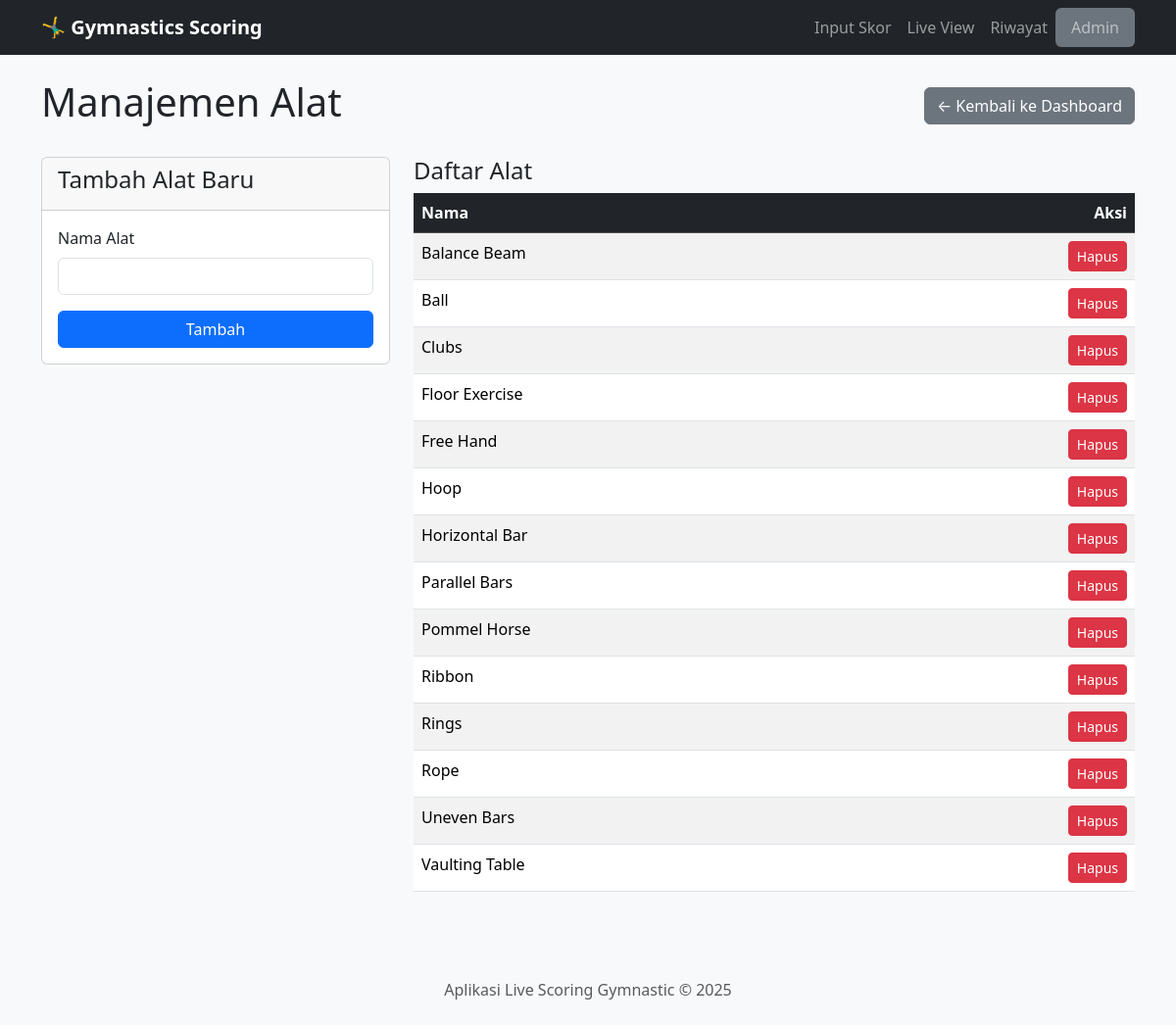
/admin/manage/alat, run on an earlier commit of the app's database.
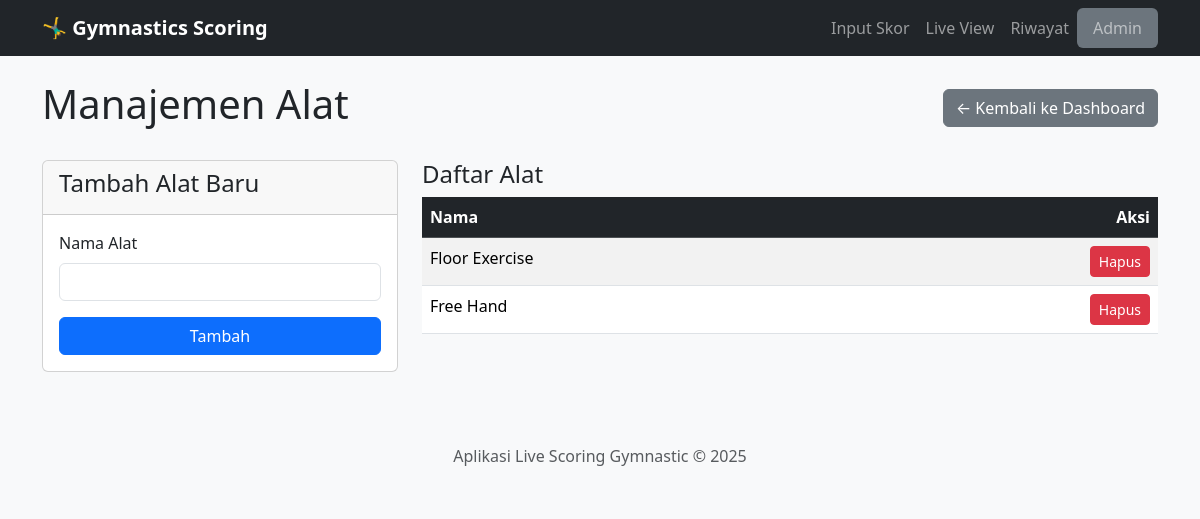
And on a later commit of the database.
### app.py (models this page shows)
class Alat(db.Model):
    id = db.Column(db.Integer, primary_key=True)
    nama = db.Column(db.String(100), unique=True, nullable=False)

### app.py (the view, shortened to what this page needs)
@app.route('/admin/manage/<master_type>', methods=['GET', 'POST'])
def admin_manage_generic(master_type):
    model_map = get_model_map()
    if master_type not in model_map: return "Tipe data tidak valid", 404
    config = model_map[master_type]
    Model = config['model']
    items = Model.query.order_by(Model.nama).all()
    return render_template('admin_manage_generic.html', items=items, config=config, master_type=master_type)

### app.py (called while the page is built)
def get_model_map():
    return {
        'daerah': {'model': Daerah, 'title': 'Daerah'},
        'kategori': {'model': Kategori, 'title': 'Kategori'},
        'grup': {'model': Grup, 'title': 'Grup'},
        'alat': {'model': Alat, 'title': 'Alat'}
    }

### templates/admin_manage_generic.html (shortened to what this page needs)
{% extends 'layout.html' %}
{% block content %}
<div class="d-flex justify-content-between align-items-center mb-4">
    <h1>Manajemen {{ config.title }}</h1>
    <a href="{{ url_for('admin_dashboard') }}" class="btn btn-secondary">&larr; Kembali ke Dashboard</a>
</div>
<div class="row">
    <div class="col-md-4">
        <div class="card">
            <div class="card-header"><h4>Tambah {{ config.title }} Baru</h4></div>
            <div class="card-body">
                <form action="{{ url_for('admin_manage_generic', master_type=master_type) }}" method="post">
                    <div class="mb-3">
                        <label for="nama" class="form-label">Nama {{ config.title }}</label>
                        <input type="text" class="form-control" id="nama" name="nama" required>
                    </div>
                    <button type="submit" class="btn btn-primary w-100">Tambah</button>
                </form>
            </div>
        </div>
    </div>
    <div class="col-md-8">
        <h4>Daftar {{ config.title }}</h4>
        <table class="table table-striped table-hover">
            <thead class="table-dark"><tr><th>Nama</th><th class="text-end">Aksi</th></tr></thead>
            <tbody>
                {% for item in items %}
                <tr>
                    <td>{{ item.nama }}</td>
                    <td class="text-end">
                        <form action="{{ url_for('admin_delete_generic', master_type=master_type, item_id=item.id) }}" method="post" onsubmit="return confirm('Yakin ingin menghapus item ini?');">
                            <button type="submit" class="btn btn-sm btn-danger">Hapus</button>
                        </form>
                    </td>
                </tr>
                {% else %}
                <tr><td colspan="2" class="text-center">Belum ada data.</td></tr>
                {% endfor %}
            </tbody>
        </table>
    </div>
</div>
{% endblock %}

### templates/layout.html (shortened to what this page needs)
<!doctype html>
<html lang="id">
<head>
    <link href="https://cdn.jsdelivr.net/npm/bootstrap@5.3.3/dist/css/bootstrap.min.css" rel="stylesheet">
    <link rel="stylesheet" href="{{ url_for('static', filename='css/style.css') }}">
</head>
<body>
    <nav class="navbar navbar-expand-lg navbar-dark bg-dark">
        <div class="container">
            <a class="navbar-brand" href="{{ url_for('input_skor') }}">🤸‍♂️ Gymnastics Scoring</a>
            <div class="collapse navbar-collapse" id="navbarNav">
                <ul class="navbar-nav ms-auto">
                    <li class="nav-item"><a class="nav-link" href="{{ url_for('input_skor') }}">Input Skor</a></li>
                    <li class="nav-item"><a class="nav-link" href="{{ url_for('live_view') }}" target="_blank">Live View</a></li>
                    <li class="nav-item"><a class="nav-link" href="{{ url_for('riwayat') }}">Riwayat</a></li>
                    <li class="nav-item"><a class="nav-link bg-secondary rounded px-3" href="{{ url_for('admin_dashboard') }}">Admin</a></li>
                </ul>
            </div>
        </div>
    </nav>
    <main class="container mt-4">
        {% block content %}{% endblock %}
    </main>
    <footer class="text-center text-muted py-4 mt-5 bg-light">
        Aplikasi Live Scoring Gymnastic &copy; 2025
    </footer>
</body>
</html>

### static/css/style.css (style rules this page uses)
body { background-color: #f8f9fa; }
.navbar-brand { font-weight: bold; }
.card-header { font-weight: 500; }

What changed in the data, as far as the page shows it:
removed Alat: nama "Balance Beam"
removed Alat: nama "Ball"
removed Alat: nama "Clubs"
removed Alat: nama "Hoop"
removed Alat: nama "Horizontal Bar"
removed Alat: nama "Parallel Bars"
removed Alat: nama "Pommel Horse"
removed Alat: nama "Ribbon"
removed Alat: nama "Rings"
removed Alat: nama "Rope"
removed Alat: nama "Uneven Bars"
removed Alat: nama "Vaulting Table"
